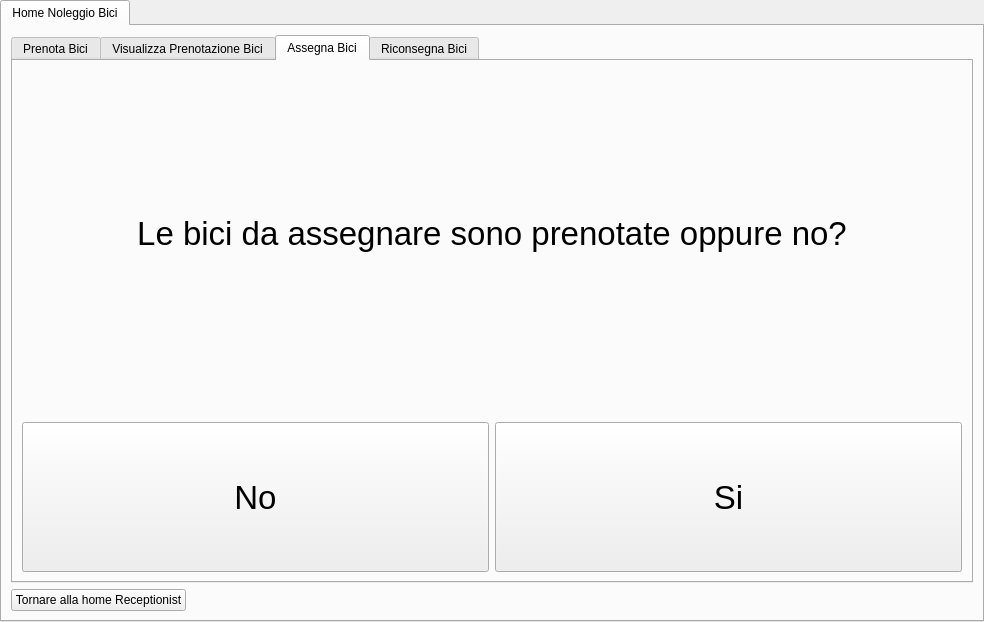
<?xml version="1.0" encoding="UTF-8"?>
<ui version="4.0">
 <class>tabwidgetHomeNoleggioBici</class>
 <widget class="QTabWidget" name="tabwidgetHomeNoleggioBici">
  <property name="geometry">
   <rect>
    <x>0</x>
    <y>0</y>
    <width>984</width>
    <height>622</height>
   </rect>
  </property>
  <property name="font">
   <font>
    <family>Arial</family>
   </font>
  </property>
  <property name="windowTitle">
   <string>Home Noleggiare una bici</string>
  </property>
  <widget class="QWidget" name="tab">
   <attribute name="title">
    <string>Home Noleggio Bici</string>
   </attribute>
   <layout class="QGridLayout" name="gridLayout">
    <item row="1" column="0">
     <widget class="QPushButton" name="btnTornareHomeReceptionist">
      <property name="text">
       <string>Tornare alla home Receptionist</string>
      </property>
     </widget>
    </item>
    <item row="1" column="1">
     <spacer name="horizontalSpacer">
      <property name="orientation">
       <enum>Qt::Horizontal</enum>
      </property>
      <property name="sizeHint" stdset="0">
       <size>
        <width>40</width>
        <height>20</height>
       </size>
      </property>
     </spacer>
    </item>
    <item row="0" column="0" colspan="3">
     <widget class="QTabWidget" name="tabwidgetScelteHomeNoleggioBici">
      <property name="currentIndex">
       <number>2</number>
      </property>
      <widget class="QWidget" name="tabPrenotaBici">
       <attribute name="title">
        <string>Prenota Bici</string>
       </attribute>
       <layout class="QGridLayout" name="gridLayout_2">
        <item row="0" column="0">
         <widget class="QLabel" name="labelOrarioPrenotareBici">
          <property name="text">
           <string>In quale orario il cliente desidera prenotare la/le bici:</string>
          </property>
         </widget>
        </item>
        <item row="0" column="1">
         <widget class="QDateTimeEdit" name="datetimeeditInserisciDataOrarioBiciPrenotare">
          <property name="displayFormat">
           <string>dd/MM/yyyy HH:mm</string>
          </property>
          <property name="calendarPopup">
           <bool>true</bool>
          </property>
         </widget>
        </item>
        <item row="3" column="0" colspan="2">
         <widget class="QPushButton" name="btnAssociaBiciSelezionataAllaPrenotazione">
          <property name="text">
           <string>Associa le bici selezionate alla prenotazione</string>
          </property>
         </widget>
        </item>
        <item row="1" column="1">
         <widget class="QPushButton" name="btnRicercaOrarioRicercato">
          <property name="text">
           <string>Ricerca nell'orario selezionato</string>
          </property>
         </widget>
        </item>
        <item row="4" column="0" colspan="2">
         <spacer name="horizontalSpacer_3">
          <property name="orientation">
           <enum>Qt::Horizontal</enum>
          </property>
          <property name="sizeHint" stdset="0">
           <size>
            <width>40</width>
            <height>20</height>
           </size>
          </property>
         </spacer>
        </item>
        <item row="2" column="0" colspan="2">
         <widget class="QGroupBox" name="groupboxSchedaBiciDisponibiliOrarioSelezionato">
          <property name="title">
           <string>Bici disponibili nell'orario ricercato:</string>
          </property>
          <layout class="QVBoxLayout" name="verticalLayout">
           <item>
            <widget class="QScrollArea" name="scrollareaListaBiciDisponibili">
             <property name="widgetResizable">
              <bool>true</bool>
             </property>
             <widget class="QWidget" name="scrollAreaWidgetContents">
              <property name="geometry">
               <rect>
                <x>0</x>
                <y>0</y>
                <width>860</width>
                <height>514</height>
               </rect>
              </property>
              <layout class="QGridLayout" name="gridLayout_3">
               <item row="3" column="0">
                <widget class="QLabel" name="label_4">
                 <property name="text">
                  <string>Bici</string>
                 </property>
                </widget>
               </item>
               <item row="16" column="0">
                <widget class="QLabel" name="label_11">
                 <property name="text">
                  <string>Bici</string>
                 </property>
                </widget>
               </item>
               <item row="20" column="0">
                <widget class="QLabel" name="label_9">
                 <property name="text">
                  <string>Bici</string>
                 </property>
                </widget>
               </item>
               <item row="18" column="0">
                <widget class="QLabel" name="label_7">
                 <property name="text">
                  <string>Bici</string>
                 </property>
                </widget>
               </item>
               <item row="11" column="0">
                <widget class="QLabel" name="label_18">
                 <property name="text">
                  <string>Bici</string>
                 </property>
                </widget>
               </item>
               <item row="8" column="0">
                <widget class="QLabel" name="label_13">
                 <property name="text">
                  <string>Bici</string>
                 </property>
                </widget>
               </item>
               <item row="0" column="2">
                <widget class="QCheckBox" name="checkBox">
                 <property name="text">
                  <string/>
                 </property>
                </widget>
               </item>
               <item row="9" column="0">
                <widget class="QLabel" name="label_16">
                 <property name="text">
                  <string>Bici</string>
                 </property>
                </widget>
               </item>
               <item row="15" column="0">
                <widget class="QLabel" name="label_3">
                 <property name="text">
                  <string>Bici</string>
                 </property>
                </widget>
               </item>
               <item row="19" column="0">
                <widget class="QLabel" name="label_10">
                 <property name="text">
                  <string>Bici</string>
                 </property>
                </widget>
               </item>
               <item row="13" column="0">
                <widget class="QLabel" name="label_15">
                 <property name="text">
                  <string>Bici</string>
                 </property>
                </widget>
               </item>
               <item row="22" column="0">
                <widget class="QLabel" name="label_6">
                 <property name="text">
                  <string>Bici</string>
                 </property>
                </widget>
               </item>
               <item row="10" column="0">
                <widget class="QLabel" name="label_19">
                 <property name="text">
                  <string>Bici</string>
                 </property>
                </widget>
               </item>
               <item row="4" column="0">
                <widget class="QLabel" name="label_5">
                 <property name="text">
                  <string>Bici</string>
                 </property>
                </widget>
               </item>
               <item row="21" column="0">
                <widget class="QLabel" name="label_8">
                 <property name="text">
                  <string>Bici</string>
                 </property>
                </widget>
               </item>
               <item row="0" column="0">
                <widget class="QLabel" name="label_2">
                 <property name="text">
                  <string>Bici</string>
                 </property>
                </widget>
               </item>
               <item row="17" column="0">
                <widget class="QLabel" name="label_12">
                 <property name="text">
                  <string>Bici</string>
                 </property>
                </widget>
               </item>
               <item row="12" column="0">
                <widget class="QLabel" name="label_17">
                 <property name="text">
                  <string>Bici</string>
                 </property>
                </widget>
               </item>
               <item row="6" column="0">
                <widget class="QLabel" name="label_21">
                 <property name="text">
                  <string>Bici</string>
                 </property>
                </widget>
               </item>
               <item row="7" column="0">
                <widget class="QLabel" name="label_20">
                 <property name="text">
                  <string>Bici</string>
                 </property>
                </widget>
               </item>
               <item row="14" column="0">
                <widget class="QLabel" name="label_14">
                 <property name="text">
                  <string>Bici</string>
                 </property>
                </widget>
               </item>
               <item row="4" column="2">
                <widget class="QCheckBox" name="checkBox_2">
                 <property name="text">
                  <string/>
                 </property>
                </widget>
               </item>
               <item row="3" column="2">
                <widget class="QCheckBox" name="checkBox_3">
                 <property name="text">
                  <string/>
                 </property>
                </widget>
               </item>
               <item row="6" column="2">
                <widget class="QCheckBox" name="checkBox_4">
                 <property name="text">
                  <string/>
                 </property>
                </widget>
               </item>
               <item row="7" column="2">
                <widget class="QCheckBox" name="checkBox_5">
                 <property name="text">
                  <string/>
                 </property>
                </widget>
               </item>
               <item row="8" column="2">
                <widget class="QCheckBox" name="checkBox_6">
                 <property name="text">
                  <string/>
                 </property>
                </widget>
               </item>
               <item row="9" column="2">
                <widget class="QCheckBox" name="checkBox_7">
                 <property name="text">
                  <string/>
                 </property>
                </widget>
               </item>
               <item row="10" column="2">
                <widget class="QCheckBox" name="checkBox_8">
                 <property name="text">
                  <string/>
                 </property>
                </widget>
               </item>
               <item row="11" column="2">
                <widget class="QCheckBox" name="checkBox_9">
                 <property name="text">
                  <string/>
                 </property>
                </widget>
               </item>
               <item row="12" column="2">
                <widget class="QCheckBox" name="checkBox_10">
                 <property name="text">
                  <string/>
                 </property>
                </widget>
               </item>
               <item row="13" column="2">
                <widget class="QCheckBox" name="checkBox_11">
                 <property name="text">
                  <string/>
                 </property>
                </widget>
               </item>
               <item row="14" column="2">
                <widget class="QCheckBox" name="checkBox_12">
                 <property name="text">
                  <string/>
                 </property>
                </widget>
               </item>
               <item row="15" column="2">
                <widget class="QCheckBox" name="checkBox_13">
                 <property name="text">
                  <string/>
                 </property>
                </widget>
               </item>
               <item row="16" column="2">
                <widget class="QCheckBox" name="checkBox_14">
                 <property name="text">
                  <string/>
                 </property>
                </widget>
               </item>
               <item row="17" column="2">
                <widget class="QCheckBox" name="checkBox_15">
                 <property name="text">
                  <string/>
                 </property>
                </widget>
               </item>
               <item row="18" column="2">
                <widget class="QCheckBox" name="checkBox_16">
                 <property name="text">
                  <string/>
                 </property>
                </widget>
               </item>
               <item row="19" column="2">
                <widget class="QCheckBox" name="checkBox_17">
                 <property name="text">
                  <string/>
                 </property>
                </widget>
               </item>
               <item row="20" column="2">
                <widget class="QCheckBox" name="checkBox_18">
                 <property name="text">
                  <string/>
                 </property>
                </widget>
               </item>
               <item row="21" column="2">
                <widget class="QCheckBox" name="checkBox_19">
                 <property name="text">
                  <string/>
                 </property>
                </widget>
               </item>
               <item row="22" column="2">
                <widget class="QCheckBox" name="checkBox_20">
                 <property name="text">
                  <string/>
                 </property>
                </widget>
               </item>
              </layout>
             </widget>
            </widget>
           </item>
          </layout>
         </widget>
        </item>
        <item row="5" column="0">
         <widget class="QGroupBox" name="groupboxSchedainserimentoCamera">
          <property name="title">
           <string>Inserimento camera del cliente da associare alla prenotazione: </string>
          </property>
          <layout class="QGridLayout" name="gridLayout_4">
           <item row="0" column="0">
            <widget class="QLabel" name="labelCameraCliente">
             <property name="text">
              <string>Numero camera cliente:</string>
             </property>
            </widget>
           </item>
           <item row="0" column="1">
            <widget class="QComboBox" name="comboboxInserisciCameraCliente">
             <item>
              <property name="text">
               <string>1</string>
              </property>
             </item>
             <item>
              <property name="text">
               <string>2</string>
              </property>
             </item>
             <item>
              <property name="text">
               <string>3</string>
              </property>
             </item>
             <item>
              <property name="text">
               <string>4</string>
              </property>
             </item>
             <item>
              <property name="text">
               <string>5</string>
              </property>
             </item>
             <item>
              <property name="text">
               <string>6</string>
              </property>
             </item>
             <item>
              <property name="text">
               <string>7</string>
              </property>
             </item>
             <item>
              <property name="text">
               <string>8</string>
              </property>
             </item>
             <item>
              <property name="text">
               <string>9</string>
              </property>
             </item>
             <item>
              <property name="text">
               <string>10</string>
              </property>
             </item>
             <item>
              <property name="text">
               <string>11</string>
              </property>
             </item>
             <item>
              <property name="text">
               <string>12</string>
              </property>
             </item>
             <item>
              <property name="text">
               <string>13</string>
              </property>
             </item>
             <item>
              <property name="text">
               <string>14</string>
              </property>
             </item>
             <item>
              <property name="text">
               <string>15</string>
              </property>
             </item>
             <item>
              <property name="text">
               <string>16</string>
              </property>
             </item>
             <item>
              <property name="text">
               <string>17</string>
              </property>
             </item>
             <item>
              <property name="text">
               <string>18</string>
              </property>
             </item>
             <item>
              <property name="text">
               <string>19</string>
              </property>
             </item>
             <item>
              <property name="text">
               <string>20</string>
              </property>
             </item>
             <item>
              <property name="text">
               <string>21</string>
              </property>
             </item>
             <item>
              <property name="text">
               <string>22</string>
              </property>
             </item>
             <item>
              <property name="text">
               <string>23</string>
              </property>
             </item>
             <item>
              <property name="text">
               <string>24</string>
              </property>
             </item>
             <item>
              <property name="text">
               <string>25</string>
              </property>
             </item>
             <item>
              <property name="text">
               <string>26</string>
              </property>
             </item>
             <item>
              <property name="text">
               <string>27</string>
              </property>
             </item>
             <item>
              <property name="text">
               <string>28</string>
              </property>
             </item>
             <item>
              <property name="text">
               <string>29</string>
              </property>
             </item>
             <item>
              <property name="text">
               <string>30</string>
              </property>
             </item>
             <item>
              <property name="text">
               <string>31</string>
              </property>
             </item>
             <item>
              <property name="text">
               <string>32</string>
              </property>
             </item>
             <item>
              <property name="text">
               <string>33</string>
              </property>
             </item>
             <item>
              <property name="text">
               <string>34</string>
              </property>
             </item>
             <item>
              <property name="text">
               <string>35</string>
              </property>
             </item>
             <item>
              <property name="text">
               <string>36</string>
              </property>
             </item>
            </widget>
           </item>
          </layout>
         </widget>
        </item>
        <item row="7" column="0" colspan="2">
         <spacer name="horizontalSpacer_4">
          <property name="orientation">
           <enum>Qt::Horizontal</enum>
          </property>
          <property name="sizeHint" stdset="0">
           <size>
            <width>40</width>
            <height>20</height>
           </size>
          </property>
         </spacer>
        </item>
        <item row="6" column="0" colspan="2">
         <widget class="QPushButton" name="btnAssociaCameraAllaPrenotazione">
          <property name="text">
           <string>Associa la camera alla prenotazione</string>
          </property>
         </widget>
        </item>
        <item row="8" column="1">
         <widget class="QPushButton" name="btnEffettuaPrenotazione">
          <property name="text">
           <string>Effettuare la prenotazione</string>
          </property>
         </widget>
        </item>
       </layout>
      </widget>
      <widget class="QWidget" name="tabVisualizzaPrenotazioneBici">
       <attribute name="title">
        <string>Visualizza Prenotazione Bici</string>
       </attribute>
       <layout class="QGridLayout" name="gridLayout_5">
        <item row="0" column="2">
         <widget class="QPushButton" name="btnRicercaPrenotazioneBici">
          <property name="text">
           <string>Ricerca Prenotazione Bici</string>
          </property>
         </widget>
        </item>
        <item row="2" column="0">
         <spacer name="horizontalSpacer_5">
          <property name="orientation">
           <enum>Qt::Horizontal</enum>
          </property>
          <property name="sizeHint" stdset="0">
           <size>
            <width>40</width>
            <height>20</height>
           </size>
          </property>
         </spacer>
        </item>
        <item row="1" column="0" colspan="3">
         <widget class="QGroupBox" name="groupBoxSchedaPrenotazioneRicercata">
          <property name="title">
           <string>Scheda Prenotazione ricercata della bici :</string>
          </property>
          <layout class="QGridLayout" name="gridLayout_6">
           <item row="3" column="0">
            <widget class="QLabel" name="labelCameraAssociataPrenotazione">
             <property name="text">
              <string>Camera associata alla prenotazione:</string>
             </property>
            </widget>
           </item>
           <item row="0" column="0">
            <widget class="QLabel" name="labelOrarioPrenotazione">
             <property name="text">
              <string>Orario di prenotazione:</string>
             </property>
            </widget>
           </item>
           <item row="1" column="0">
            <widget class="QLabel" name="labelBiciPrenotata">
             <property name="text">
              <string>Bici prenotata:</string>
             </property>
            </widget>
           </item>
           <item row="1" column="1" colspan="2">
            <widget class="QTreeWidget" name="treewidgetBiciPrenotata">
             <column>
              <property name="text">
               <string>Numero</string>
              </property>
             </column>
             <column>
              <property name="text">
               <string>Tipo</string>
              </property>
             </column>
             <item>
              <property name="text">
               <string> 1</string>
              </property>
              <property name="text">
               <string>DonnaConSeggiolino</string>
              </property>
             </item>
            </widget>
           </item>
           <item row="3" column="1" colspan="2">
            <widget class="QLabel" name="labelCameraAssociataPrenotazioneInserire">
             <property name="text">
              <string>Camera</string>
             </property>
            </widget>
           </item>
           <item row="0" column="1" colspan="2">
            <widget class="QLabel" name="labelOrarioPrenotazioneInserito">
             <property name="text">
              <string>Orario</string>
             </property>
            </widget>
           </item>
          </layout>
         </widget>
        </item>
        <item row="0" column="0" colspan="2">
         <widget class="QLabel" name="labelRicercaPrenotazioneBiciVisualizzare">
          <property name="text">
           <string>Innanzitutto ricerchiamo la prenotazione della bici da visualizzare:</string>
          </property>
         </widget>
        </item>
        <item row="3" column="0">
         <spacer name="horizontalSpacer_7">
          <property name="orientation">
           <enum>Qt::Horizontal</enum>
          </property>
          <property name="sizeHint" stdset="0">
           <size>
            <width>40</width>
            <height>20</height>
           </size>
          </property>
         </spacer>
        </item>
        <item row="2" column="1" colspan="2">
         <widget class="QPushButton" name="btnModificaPrenotazione">
          <property name="text">
           <string>Modifica Prenotazione</string>
          </property>
         </widget>
        </item>
        <item row="3" column="1" colspan="2">
         <widget class="QPushButton" name="btnEliminaPrenotazione">
          <property name="text">
           <string>Elimina Prenotazione</string>
          </property>
         </widget>
        </item>
       </layout>
      </widget>
      <widget class="QWidget" name="tabAssegnaBici">
       <attribute name="title">
        <string>Assegna Bici</string>
       </attribute>
       <layout class="QGridLayout" name="gridLayout_9">
        <item row="3" column="0">
         <widget class="QPushButton" name="btnNo">
          <property name="sizePolicy">
           <sizepolicy hsizetype="Minimum" vsizetype="Fixed">
            <horstretch>0</horstretch>
            <verstretch>0</verstretch>
           </sizepolicy>
          </property>
          <property name="minimumSize">
           <size>
            <width>0</width>
            <height>150</height>
           </size>
          </property>
          <property name="font">
           <font>
            <family>Arial</family>
            <pointsize>25</pointsize>
           </font>
          </property>
          <property name="text">
           <string>No</string>
          </property>
         </widget>
        </item>
        <item row="1" column="0" colspan="2">
         <widget class="QLabel" name="labelDomandaAssegnaBiciPrenotataONo">
          <property name="font">
           <font>
            <family>Arial</family>
            <pointsize>25</pointsize>
           </font>
          </property>
          <property name="text">
           <string>Le bici da assegnare sono prenotate oppure no?</string>
          </property>
          <property name="alignment">
           <set>Qt::AlignCenter</set>
          </property>
         </widget>
        </item>
        <item row="3" column="1">
         <widget class="QPushButton" name="btnSi">
          <property name="minimumSize">
           <size>
            <width>0</width>
            <height>150</height>
           </size>
          </property>
          <property name="font">
           <font>
            <family>Arial</family>
            <pointsize>25</pointsize>
           </font>
          </property>
          <property name="text">
           <string>Si</string>
          </property>
         </widget>
        </item>
        <item row="2" column="0" colspan="2">
         <spacer name="horizontalSpacer_6">
          <property name="orientation">
           <enum>Qt::Horizontal</enum>
          </property>
          <property name="sizeHint" stdset="0">
           <size>
            <width>40</width>
            <height>20</height>
           </size>
          </property>
         </spacer>
        </item>
       </layout>
      </widget>
      <widget class="QWidget" name="tabRiconsegnaBici">
       <attribute name="title">
        <string>Riconsegna Bici</string>
       </attribute>
       <layout class="QGridLayout" name="gridLayout_7">
        <item row="0" column="0">
         <widget class="QLabel" name="labelcameraAssociataNoleggio">
          <property name="text">
           <string>Innanzitutto inseriamo la camera del cliente  associata al noleggio della bici:</string>
          </property>
         </widget>
        </item>
        <item row="2" column="0" colspan="2">
         <widget class="QGroupBox" name="groupboxSchedaNoleggioInCorsoCameraRicercata">
          <property name="title">
           <string>Scheda noleggi in corso della camera ricercata:</string>
          </property>
          <layout class="QVBoxLayout" name="verticalLayout_2">
           <item>
            <widget class="QTreeWidget" name="treewidgetBiciNoleggiateInCorso">
             <property name="selectionMode">
              <enum>QAbstractItemView::MultiSelection</enum>
             </property>
             <column>
              <property name="text">
               <string>Numero</string>
              </property>
             </column>
             <column>
              <property name="text">
               <string>Tipo</string>
              </property>
             </column>
             <item>
              <property name="text">
               <string>Bici</string>
              </property>
              <property name="text">
               <string>UomoSenzaSeggiolino/DonnaConSeggiolino</string>
              </property>
             </item>
             <item>
              <property name="text">
               <string>Bici</string>
              </property>
              <property name="text">
               <string>UomoSenzaSeggiolino/DonnaConSeggiolino</string>
              </property>
             </item>
            </widget>
           </item>
          </layout>
         </widget>
        </item>
        <item row="1" column="0">
         <spacer name="horizontalSpacer_8">
          <property name="orientation">
           <enum>Qt::Horizontal</enum>
          </property>
          <property name="sizeHint" stdset="0">
           <size>
            <width>40</width>
            <height>20</height>
           </size>
          </property>
         </spacer>
        </item>
        <item row="0" column="1">
         <widget class="QComboBox" name="comboboxInserireNumeroCameraAssociataNoleggio">
          <item>
           <property name="text">
            <string>1</string>
           </property>
          </item>
          <item>
           <property name="text">
            <string>2</string>
           </property>
          </item>
          <item>
           <property name="text">
            <string>3</string>
           </property>
          </item>
          <item>
           <property name="text">
            <string>4</string>
           </property>
          </item>
          <item>
           <property name="text">
            <string>5</string>
           </property>
          </item>
          <item>
           <property name="text">
            <string>6</string>
           </property>
          </item>
          <item>
           <property name="text">
            <string>7</string>
           </property>
          </item>
          <item>
           <property name="text">
            <string>8</string>
           </property>
          </item>
          <item>
           <property name="text">
            <string>9</string>
           </property>
          </item>
          <item>
           <property name="text">
            <string>10</string>
           </property>
          </item>
          <item>
           <property name="text">
            <string>11</string>
           </property>
          </item>
          <item>
           <property name="text">
            <string>12</string>
           </property>
          </item>
          <item>
           <property name="text">
            <string>13</string>
           </property>
          </item>
          <item>
           <property name="text">
            <string>14</string>
           </property>
          </item>
          <item>
           <property name="text">
            <string>15</string>
           </property>
          </item>
          <item>
           <property name="text">
            <string>16</string>
           </property>
          </item>
          <item>
           <property name="text">
            <string>17</string>
           </property>
          </item>
          <item>
           <property name="text">
            <string>18</string>
           </property>
          </item>
          <item>
           <property name="text">
            <string>19</string>
           </property>
          </item>
          <item>
           <property name="text">
            <string>20</string>
           </property>
          </item>
          <item>
           <property name="text">
            <string>21</string>
           </property>
          </item>
          <item>
           <property name="text">
            <string>22</string>
           </property>
          </item>
          <item>
           <property name="text">
            <string>23</string>
           </property>
          </item>
          <item>
           <property name="text">
            <string>24</string>
           </property>
          </item>
          <item>
           <property name="text">
            <string>25</string>
           </property>
          </item>
          <item>
           <property name="text">
            <string>26</string>
           </property>
          </item>
          <item>
           <property name="text">
            <string>27</string>
           </property>
          </item>
          <item>
           <property name="text">
            <string>28</string>
           </property>
          </item>
          <item>
           <property name="text">
            <string>29</string>
           </property>
          </item>
          <item>
           <property name="text">
            <string>30</string>
           </property>
          </item>
          <item>
           <property name="text">
            <string>31</string>
           </property>
          </item>
          <item>
           <property name="text">
            <string>32</string>
           </property>
          </item>
          <item>
           <property name="text">
            <string>33</string>
           </property>
          </item>
          <item>
           <property name="text">
            <string>34</string>
           </property>
          </item>
          <item>
           <property name="text">
            <string>35</string>
           </property>
          </item>
          <item>
           <property name="text">
            <string>36</string>
           </property>
          </item>
         </widget>
        </item>
        <item row="1" column="1">
         <widget class="QPushButton" name="btnRicercaNoleggiAssociati">
          <property name="text">
           <string>Ricerca Noleggi associati</string>
          </property>
         </widget>
        </item>
        <item row="3" column="1">
         <widget class="QPushButton" name="btnConfermaTerminareNoleggio">
          <property name="text">
           <string>Conferma terminare Noleggio</string>
          </property>
         </widget>
        </item>
       </layout>
      </widget>
     </widget>
    </item>
   </layout>
  </widget>
 </widget>
 <resources/>
 <connections/>
</ui>
